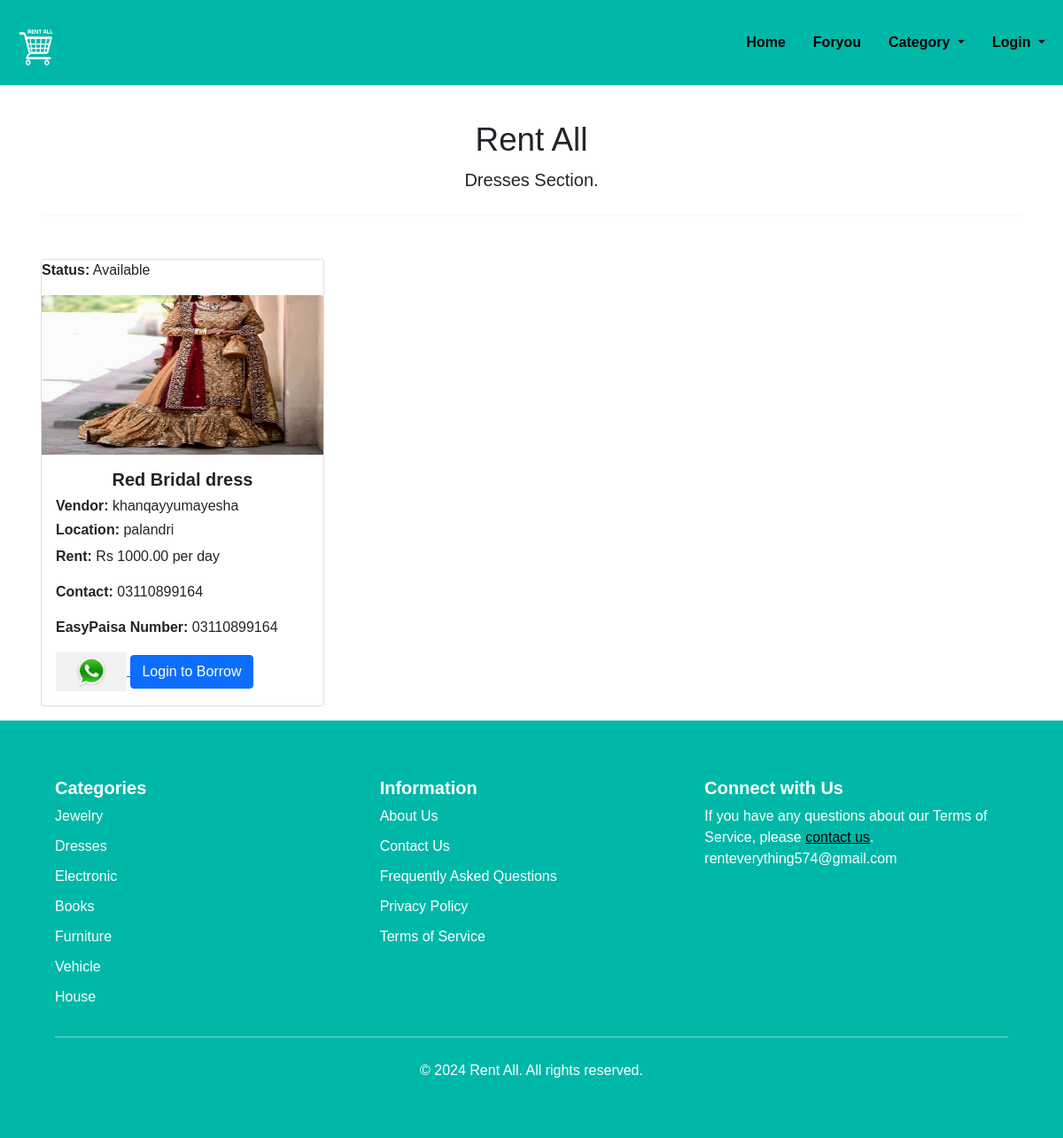
/dresses/, run on the app's committed database.
### home/models.py (models this page shows, shortened)
class Car(models.Model):
    CATEGORY_CHOICES = [
        ('jewelry', 'Jewelry'),
        ('books', 'Books'),
        ('furniture', 'Furniture'),
        ('electronics', 'Electronics'),
        ('dresses', 'Dresses'),
        ('house', 'House'),
        ('vehicle', 'Vehicle'),
    ]
    name = models.CharField(max_length=255)
    location = models.CharField(max_length=255)
    image = models.ImageField(upload_to='images/')
    capacity = models.IntegerField()
    rent = models.DecimalField(max_digits=10, decimal_places=2)
    category = models.CharField(max_length=50, choices=CATEGORY_CHOICES, default='jewelry')
    car_dealer = models.ForeignKey(CarDealer, on_delete=models.CASCADE)
    is_available = models.BooleanField(default=True)  # Add this line

class CarDealer(models.Model):
    car_dealer = models.OneToOneField(User, on_delete=models.CASCADE)
    phone =  models.CharField(validators = [MinLengthValidator(10), MaxLengthValidator(15)], max_length = 15)
    location = models.ForeignKey(Location, on_delete=models.PROTECT)
    earnings = models.IntegerField(default=0)
    type = models.CharField(max_length=20, blank=True)
    easypaisa_number = models.CharField(max_length=15)
    def __str__(self):
        return str(self.car_dealer)

class Location(models.Model):
    location = models.CharField(max_length=50)
    latitude = models.DecimalField(max_digits=9, decimal_places=6, null=True, blank=True)
    longitude = models.DecimalField(max_digits=9, decimal_places=6, null=True, blank=True)
    def __str__(self):
        return self.location

### home/views.py (the view, shortened to what this page needs)
# urls.py: path('dresses/', views.dresses, name='dresses'),
def dresses(request):
    dresses_items = Car.objects.filter(category='dresses')
    login = request.user.is_authenticated
    customer_city = None
    distances = [None] * dresses_items.count()
    dresses_with_distances_and_status = []
    for dress, distance in zip(dresses_items, distances):
        incomplete_order = Order.objects.filter(car=dress, is_complete=False).exists()
        status = 'Rented' if incomplete_order else 'Available'
        dresses_with_distances_and_status.append((dress, distance, status))
    return render(request, 'dresses.html', {
        'dresses_with_distances_and_status': dresses_with_distances_and_status,
        'login': login,
        'customer_city': customer_city
    })

### home/templates/dresses.html (shortened to what this page needs)
{% extends 'base.html' %}
{% block css %}
{% load static %}
{% endblock %}
{% block body %}
<div class="container mt-4">
    <div>
        <center><h1 class="display-4 bold-black" style="font-size: 2.3rem;">Rent All</h1>
        <p class="lead">Dresses Section.</p></center>
        <hr class="my-4">
    </div>
    <div class="row mt-4">
        {% for dress, distance, status in dresses_with_distances_and_status %}
        <div class="col-sm-4 mt-4">
            <div class="card" style="width: 20rem;">
                <p class="card-text"><b>Status:</b> {{ status }}</p>
                <img class="card-img-top" src="/media/{{ dress.image }}" alt="Card image cap" style="height: 180px;">
                <div class="card-body">
                    <h5 class="card-title"><b><center>{{dress.name}}</center></b></h5>
                    <h6 class="card-text"><b>Vendor:</b> {{dress.car_dealer}}</h6>
                    <h6 class="card-text"><b>Location: </b>{{dress.car_dealer.location}}</h6>
                    <p class="card-text"><b>Rent:</b> Rs {{dress.rent}} per day</p>
                    <p class="card-text"><b>Contact:</b> {{ dress.car_dealer.phone }}</p>
                    <p class="card-text"><b>EasyPaisa Number: </b>{{ dress.car_dealer.easypaisa_number }}</p>
                    <a href="https://wa.me/{{ dress.car_dealer.easypaisa_number }}?text=I'm%20interested%20in%20your%20{{dress.name}}%20for%20rent" target="_blank" class="whatsapp">
                        <img src="{% static 'images/whatsapp.png' %}" width="80px" />
                    </a>
                    {% if login %}
                    <form action="/car_rent/" method="post">
                        {% csrf_token %}
                        <input type="hidden" name="id" value="{{dress.id}}">
                        <input class="btn btn-dark" type="submit" value="Borrow">
                    </form>
                    {% else %}
                    <a href="{% url 'customer_login' %}" class="btn btn-primary">Login to Borrow</a>
                    {% endif %}
                </div>
            </div>
        </div>
        {% endfor %}
    </div>
</div>
{% endblock %}

### static/style.css (style rules this page uses)
* { box-sizing: border-box; margin: 0; padding: 0; }
body { font-family: 'Nunito', sans-serif; font-weight: 400; font-size: 100%; background: #F1F1F1; }
*, html { --primaryGradient: linear-gradient(93.12deg, #581B98 0.52%, #9C1DE7 100%); --secondaryGradient: linear-gradient(268.91deg, #581B98 -2.14%, #9C1DE7 99.69%); --primaryBoxShadow: 0px 10px 15px rgba(0, 0, 0, 0.1); --secondaryBoxShadow: 0px -10px 15px rgba(0, 0, 0, 0.1); --primary: #581B98; }

### home/templates/footer.html (style rules this page uses)
body { font-family: Arial, Helvetica, sans-serif; background-color: #ffffff; }
* { box-sizing: border-box; }
hr { border: 1px solid #f1f1f1; margin-bottom: 25px; }
.container { padding: 16px; }

### data on the page
Car: status "Available", image (picture), name "Red Bridal dress", car_dealer "khanqayyumayesha", car_dealer.location "palandri", rent "1000.00", car_dealer.phone "03110899164", car_dealer.easypaisa_number "03110899164"
